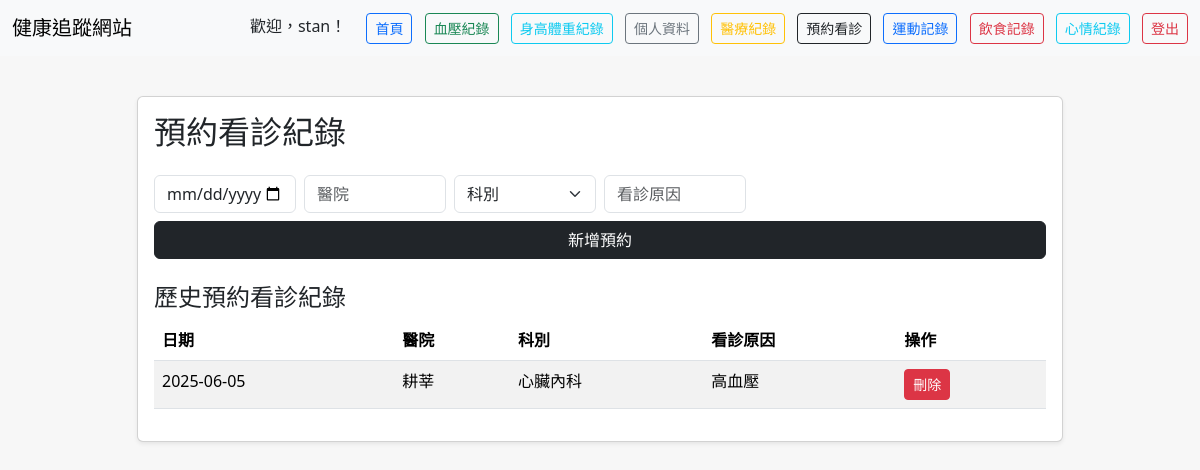
The app's page /appointments (signed in) with its own data.
### tables this page shows
CREATE TABLE users (
            id INTEGER PRIMARY KEY AUTOINCREMENT,
            username TEXT UNIQUE NOT NULL,
            password TEXT NOT NULL
        , gender TEXT, age INTEGER, height REAL, weight REAL, birthday TEXT, email TEXT, created_at TEXT);

CREATE TABLE appointments (
            id INTEGER PRIMARY KEY AUTOINCREMENT,
            user_id INTEGER,
            appointment_date TEXT,
            hospital TEXT,
            department TEXT,
            doctor TEXT,
            reason TEXT,
            created_at TIMESTAMP DEFAULT CURRENT_TIMESTAMP,
            FOREIGN KEY(user_id) REFERENCES users(id)
        );

### app.py (the view, shortened to what this page needs)
@app.route('/appointments', methods=['GET', 'POST'])
def appointments():
    user = get_current_user()
    if not user:
        return redirect(url_for('login'))
    import sqlite3
    conn = sqlite3.connect(DB_PATH)
    c = conn.cursor()
    if request.args.get('delete_id'):
        delete_id = request.args.get('delete_id')
        c.execute('DELETE FROM appointments WHERE id=? AND user_id=?', (delete_id, user['id']))
        conn.commit()
        flash('預約看診紀錄已刪除')
        return redirect(url_for('appointments'))
    c.execute('''SELECT id, appointment_date, hospital, department, reason
                FROM appointments WHERE user_id=? ORDER BY appointment_date DESC''', (user['id'],))
    appts = c.fetchall()
    conn.close()
    return render_template('appointments.html', appts=appts, username=user['username'])

### app.py (called while the page is built)
def get_current_user():
    username = session.get('username')
    if not username:
        return None
    auth_service = get_auth_service()
    user = auth_service.get_user_by_username(username)
    if user:
        return {
            'id': user.id,
            'username': user.username,
            'password': user.password,
            'email': user.email,
            'gender': user.gender,
            'birthday': user.birthday,
            'created_at': user.created_at
        }
    return None

### di_container.py (called while the page is built)
def get_container() -> DIContainer:
    if _container is None:
        raise RuntimeError("Container not initialized. Call initialize_container() first.")
    return _container

def get_auth_service():
    return get_container().get_auth_service()

    def get_auth_service(self):
        return self._services['auth']

### repositories/user_repository.py (called while the page is built)
    def get_user_by_username(self, username: str) -> Optional[User]:
        try:
            conn = sqlite3.connect(self.db_path)
            conn.row_factory = sqlite3.Row
            c = conn.cursor()
            c.execute("SELECT * FROM users WHERE username = ?", (username,))
            row = c.fetchone()
            conn.close()
            if row:
                return User(
                    id=row['id'],
                    username=row['username'],
                    password=row['password'],
                    email=row['email'],
                    gender=row['gender'],
                    birthday=row['birthday'],
                    created_at=row['created_at']
                )
            return None
        except Exception as e:
            print(f"Error getting user: {e}")
            return None

### services/authentication_service.py (called while the page is built)
    def get_user_by_username(self, username: str) -> Optional[User]:
        try:
            return self.user_repository.get_user_by_username(username)
        except Exception as e:
            print(f"Error getting user by username: {e}")
            return None

### templates/appointments.html (shortened to what this page needs)
<!DOCTYPE html>
<html lang="zh-Hant">
<head>
    <link href="https://cdn.jsdelivr.net/npm/bootstrap@5.3.2/dist/css/bootstrap.min.css" rel="stylesheet">
</head>
<body>
    <nav class="navbar navbar-expand-lg navbar-light bg-light mb-4">
      <div class="container-fluid">
        <span class="navbar-brand">健康追蹤網站</span>
        <div>
          <span class="me-3">歡迎，{{ username }}！</span>
          <a class="btn btn-outline-primary btn-sm me-2" href="{{ url_for('index') }}">首頁</a>
          <a class="btn btn-outline-success btn-sm me-2" href="{{ url_for('blood_pressure') }}">血壓紀錄</a>
          <a class="btn btn-outline-info btn-sm me-2" href="{{ url_for('height_weight') }}">身高體重紀錄</a>
          <a class="btn btn-outline-secondary btn-sm me-2" href="{{ url_for('profile') }}">個人資料</a>
          <a class="btn btn-outline-warning btn-sm me-2" href="{{ url_for('medical_records') }}">醫療紀錄</a>
          <a class="btn btn-outline-dark btn-sm me-2" href="{{ url_for('appointments') }}">預約看診</a>
          <a class="btn btn-outline-primary btn-sm me-2" href="{{ url_for('exercise') }}">運動記錄</a>
          <a class="btn btn-outline-danger btn-sm me-2" href="{{ url_for('diet') }}">飲食記錄</a>
          <a class="btn btn-outline-info btn-sm me-2" href="{{ url_for('mood') }}">心情紀錄</a>
          <a class="btn btn-outline-danger btn-sm" href="{{ url_for('logout') }}">登出</a>
        </div>
      </div>
    </nav>
    <div class="container">
      <div class="row justify-content-center">
        <div class="col-md-10">
          <div class="card shadow-sm mb-4">
            <div class="card-body">
              <h2 class="card-title mb-4">預約看診紀錄</h2>
              <form method="post" class="mb-4">
                <div class="row g-2 mb-2">
                  <div class="col-md-2"><input type="date" class="form-control" name="appointment_date" required></div>
                  <div class="col-md-2"><input type="text" class="form-control" name="hospital" placeholder="醫院" required></div>
                  <div class="col-md-2">
                    <select class="form-select" name="department" required>
                      <option value="">科別</option>
                    </select>
                  </div>
                  <div class="col-md-2"><input type="text" class="form-control" name="reason" placeholder="看診原因" required></div>
                </div>
                <button type="submit" class="btn btn-dark w-100">新增預約</button>
              </form>
              <h4>歷史預約看診紀錄</h4>
              <table class="table table-striped">
                <thead><tr><th>日期</th><th>醫院</th><th>科別</th><th>看診原因</th><th>操作</th></tr></thead>
                <tbody>
                  {% for a in appts %}
                  <tr>
                    <td>{{ a[1] }}</td>
                    <td>{{ a[2] }}</td>
                    <td>{{ a[3] }}</td>
                    <td>{{ a[4] }}</td>
                    <td>
                      <a href="{{ url_for('appointments', delete_id=a[0]) }}" class="btn btn-sm btn-danger" onclick="return confirm('確定要刪除這筆預約嗎？')">刪除</a>
                    </td>
                  </tr>
                  {% else %}
                  <tr><td colspan="5">尚無紀錄</td></tr>
                  {% endfor %}
                </tbody>
              </table>
            </div>
          </div>
        </div>
      </div>
    </div>
</body>
</html>

### templates/appointments.html (style rules this page uses)
body { background: #f7f7f7; }
.container { margin-top: 40px; }

### records on screen
users: username "stan"
appointments: appointment_date "2025-06-05", hospital "耕莘", department "心臟內科", reason "高血壓"
